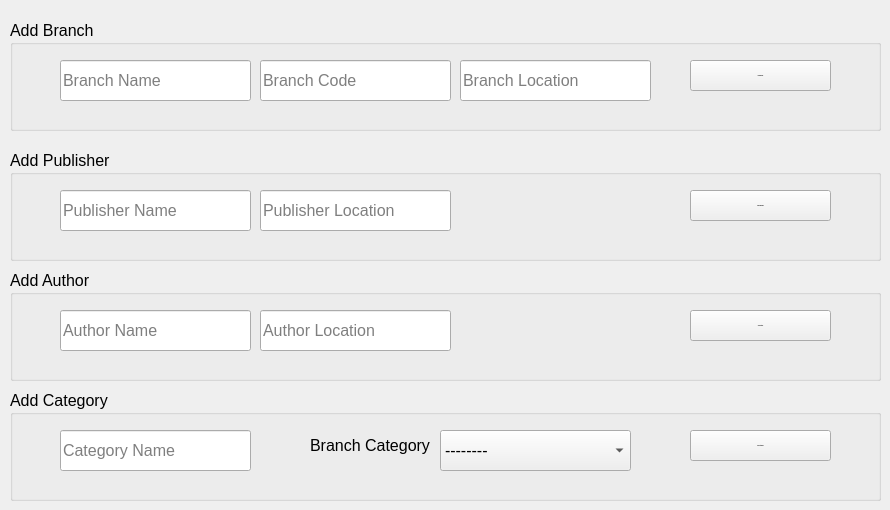
      <widget class="QWidget" name="tab_4">
       <attribute name="title">
        <string>Add Data</string>
       </attribute>
       <widget class="QGroupBox" name="groupBox">
        <property name="geometry">
         <rect>
          <x>10</x>
          <y>20</y>
          <width>871</width>
          <height>111</height>
         </rect>
        </property>
        <property name="font">
         <font>
          <pointsize>12</pointsize>
         </font>
        </property>
        <property name="title">
         <string>Add Branch</string>
        </property>
        <widget class="QLineEdit" name="lineEdit">
         <property name="geometry">
          <rect>
           <x>50</x>
           <y>40</y>
           <width>191</width>
           <height>41</height>
          </rect>
         </property>
         <property name="font">
          <font>
           <pointsize>12</pointsize>
          </font>
         </property>
         <property name="placeholderText">
          <string>Branch Name</string>
         </property>
        </widget>
        <widget class="QLineEdit" name="lineEdit_2">
         <property name="geometry">
          <rect>
           <x>250</x>
           <y>40</y>
           <width>191</width>
           <height>41</height>
          </rect>
         </property>
         <property name="font">
          <font>
           <pointsize>12</pointsize>
          </font>
         </property>
         <property name="placeholderText">
          <string>Branch Code</string>
         </property>
        </widget>
        <widget class="QLineEdit" name="lineEdit_3">
         <property name="geometry">
          <rect>
           <x>450</x>
           <y>40</y>
           <width>191</width>
           <height>41</height>
          </rect>
         </property>
         <property name="font">
          <font>
           <pointsize>12</pointsize>
          </font>
         </property>
         <property name="placeholderText">
          <string>Branch Location</string>
         </property>
        </widget>
        <widget class="QPushButton" name="pushButton">
         <property name="geometry">
          <rect>
           <x>680</x>
           <y>40</y>
           <width>141</width>
           <height>31</height>
          </rect>
         </property>
         <property name="font">
          <font>
           <family>Segoe UI</family>
           <pointsize>-1</pointsize>
           <weight>75</weight>
           <bold>true</bold>
          </font>
         </property>
         <property name="text">
          <string>Add Branch</string>
         </property>
        </widget>
       </widget>
       <widget class="QGroupBox" name="groupBox_3">
        <property name="geometry">
         <rect>
          <x>10</x>
          <y>150</y>
          <width>871</width>
          <height>111</height>
         </rect>
        </property>
        <property name="font">
         <font>
          <pointsize>12</pointsize>
         </font>
        </property>
        <property name="title">
         <string>Add Publisher</string>
        </property>
        <widget class="QLineEdit" name="lineEdit_7">
         <property name="geometry">
          <rect>
           <x>50</x>
           <y>40</y>
           <width>191</width>
           <height>41</height>
          </rect>
         </property>
         <property name="font">
          <font>
           <pointsize>12</pointsize>
          </font>
         </property>
         <property name="placeholderText">
          <string>Publisher Name</string>
         </property>
        </widget>
        <widget class="QLineEdit" name="lineEdit_9">
         <property name="geometry">
          <rect>
           <x>250</x>
           <y>40</y>
           <width>191</width>
           <height>41</height>
          </rect>
         </property>
         <property name="font">
          <font>
           <pointsize>12</pointsize>
          </font>
         </property>
         <property name="placeholderText">
          <string>Publisher Location</string>
         </property>
        </widget>
        <widget class="QPushButton" name="pushButton_3">
         <property name="geometry">
          <rect>
           <x>680</x>
           <y>40</y>
           <width>141</width>
           <height>31</height>
          </rect>
         </property>
         <property name="font">
          <font>
           <family>Segoe UI</family>
           <pointsize>-1</pointsize>
           <weight>75</weight>
           <bold>true</bold>
          </font>
         </property>
         <property name="text">
          <string>Add Publisher</string>
         </property>
        </widget>
       </widget>
       <widget class="QGroupBox" name="groupBox_2">
        <property name="geometry">
         <rect>
          <x>10</x>
          <y>270</y>
          <width>871</width>
          <height>111</height>
         </rect>
        </property>
        <property name="font">
         <font>
          <pointsize>12</pointsize>
         </font>
        </property>
        <property name="title">
         <string>Add Author</string>
        </property>
        <widget class="QLineEdit" name="lineEdit_4">
         <property name="geometry">
          <rect>
           <x>50</x>
           <y>40</y>
           <width>191</width>
           <height>41</height>
          </rect>
         </property>
         <property name="font">
          <font>
           <pointsize>12</pointsize>
          </font>
         </property>
         <property name="placeholderText">
          <string>Author Name</string>
         </property>
        </widget>
        <widget class="QLineEdit" name="lineEdit_5">
         <property name="geometry">
          <rect>
           <x>250</x>
           <y>40</y>
           <width>191</width>
           <height>41</height>
          </rect>
         </property>
         <property name="font">
          <font>
           <pointsize>12</pointsize>
          </font>
         </property>
         <property name="placeholderText">
          <string>Author Location</string>
         </property>
        </widget>
        <widget class="QPushButton" name="pushButton_2">
         <property name="geometry">
          <rect>
           <x>680</x>
           <y>40</y>
           <width>141</width>
           <height>31</height>
          </rect>
         </property>
         <property name="font">
          <font>
           <family>Segoe UI</family>
           <pointsize>-1</pointsize>
           <weight>75</weight>
           <bold>true</bold>
          </font>
         </property>
         <property name="text">
          <string>Add Author</string>
         </property>
        </widget>
       </widget>
       <widget class="QGroupBox" name="groupBox_4">
        <property name="geometry">
         <rect>
          <x>10</x>
          <y>390</y>
          <width>871</width>
          <height>111</height>
         </rect>
        </property>
        <property name="font">
         <font>
          <pointsize>12</pointsize>
         </font>
        </property>
        <property name="title">
         <string>Add Category</string>
        </property>
        <widget class="QLineEdit" name="lineEdit_6">
         <property name="geometry">
          <rect>
           <x>50</x>
           <y>40</y>
           <width>191</width>
           <height>41</height>
          </rect>
         </property>
         <property name="font">
          <font>
           <pointsize>12</pointsize>
          </font>
         </property>
         <property name="placeholderText">
          <string>Category Name</string>
         </property>
        </widget>
        <widget class="QPushButton" name="pushButton_4">
         <property name="geometry">
          <rect>
           <x>680</x>
           <y>40</y>
           <width>141</width>
           <height>31</height>
          </rect>
         </property>
         <property name="font">
          <font>
           <family>Segoe UI</family>
           <pointsize>-1</pointsize>
           <weight>75</weight>
           <bold>true</bold>
          </font>
         </property>
         <property name="text">
          <string>Add Category</string>
         </property>
        </widget>
        <widget class="QComboBox" name="comboBox">
         <property name="geometry">
          <rect>
           <x>430</x>
           <y>40</y>
           <width>191</width>
           <height>41</height>
          </rect>
         </property>
         <property name="font">
          <font>
           <pointsize>12</pointsize>
          </font>
         </property>
         <item>
          <property name="text">
           <string>--------</string>
          </property>
         </item>
        </widget>
        <widget class="QLabel" name="label">
         <property name="geometry">
          <rect>
           <x>300</x>
           <y>30</y>
           <width>121</width>
           <height>51</height>
          </rect>
         </property>
         <property name="font">
          <font>
           <pointsize>12</pointsize>
          </font>
         </property>
         <property name="text">
          <string>Branch Category</string>
         </property>
        </widget>
       </widget>
      </widget>
